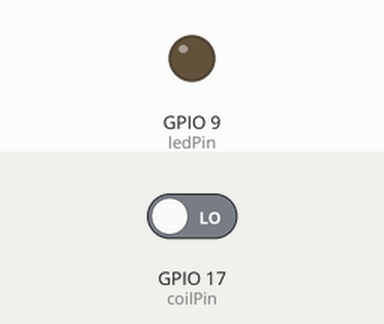
This program was run on a simulated Raspberry Pi (BCM pin numbers). On the bench: output pins drawn as LEDs (lit = HIGH). Inputs (shaded band) come from the test bench; at power-on: GPIO 17 (coilPin) LOW.

Above: at 1.2 s.
1.3 s: GPIO 17 (coilPin) driven HIGH
At 1.6 s:
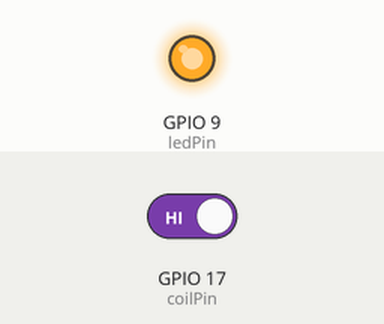
2.8 s: GPIO 17 (coilPin) driven LOW
At 3.9 s:
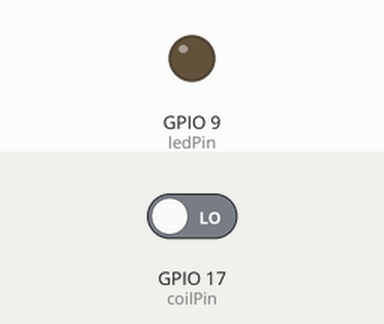
Timing chart, 0 to 5.8 s (numbered marks = the images above; inputs shaded):
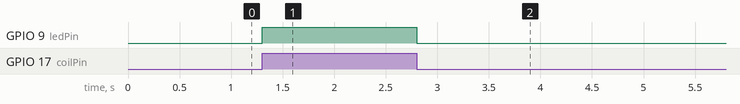

Measured:
- after the input at 1.3 s, GPIO 9 (ledPin): LOW → HIGH at once
- after the input at 2.8 s, GPIO 9 (ledPin): HIGH → LOW at once

The program:

morsecode_receive.py
```python
import RPi.GPIO as GPIO
import time

ledPin=9
GPIO.setmode(GPIO.BCM)
GPIO.setup(ledPin,GPIO.OUT)
coilPin = 17
GPIO.setup(coilPin,GPIO.IN)
while True:
	GPIO.output(ledPin,GPIO.input(coilPin))
	time.sleep(0.1)
```
